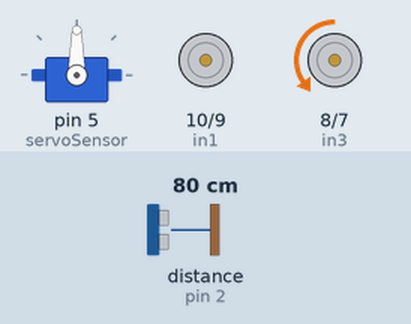
The sketch below on a simulated Arduino Uno, built with avr-gcc and run on an emulated ATmega328P. On the bench: servo, motor-driver pin pairs drawn as motors (green arrow = first pin HIGH = forward, orange = second pin HIGH = backward, longer = more drive, scaled by the enable pin). Wiring (inferred from the names in the program): ultrasonic range finder: trigger pin 3; echo pin 2. Inputs (shaded band) come from the test bench; at power-on: distance to the obstacle (sensor on pin 2) 80 cm. The echo pulse lasts 58.3 µs per cm; what the sketch prints to the serial monitor is not drawn.

Above: at 1.6 s.
1.7 s: distance to the obstacle (sensor on pin 2) set to 23 cm
4.1 s: distance to the obstacle (sensor on pin 2) set to 18 cm
At 6.7 s:
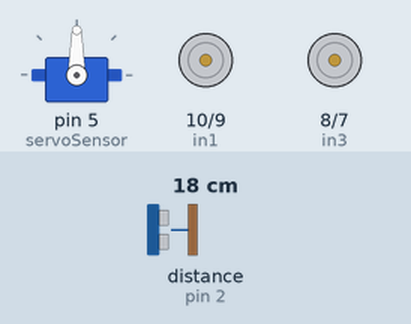
7.8 s: distance to the obstacle (sensor on pin 2) set to 35 cm
At 11.3 s:
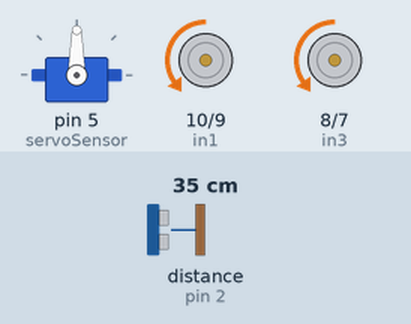
11.5 s: distance to the obstacle (sensor on pin 2) set to 2 cm
At 15.6 s:
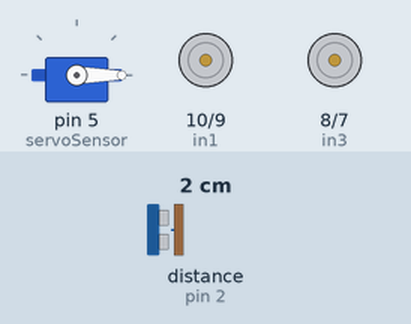
Timing chart, 0 to 16.2 s (numbered marks = the images above; inputs shaded):
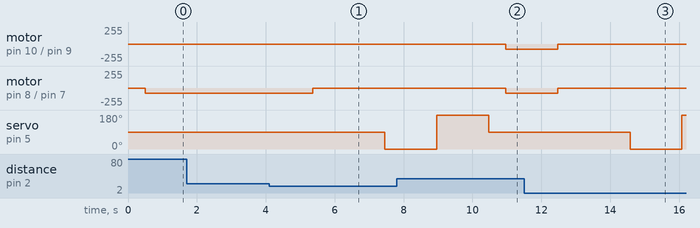

The sketch:

carrinho_arduino.ino
```cpp
#include <Servo.h>

Servo servoSensor;

//definido a posição dos pinos no arduino
int trigPin = 3;
int echoPin = 2;
int enA = 11;
int in1 = 10;
int in2 = 9;
int in3 = 8;
int in4 = 7;
int enB = 6;

int distanciaDireita, distanciaEsquerda;
float distancia = 0.0;
int velocidadeMotorUm = 80;
int velocidadeMotorDois = 80;
//Variaveis de Distancia
float duracao = 0.0;
float CMFrente = 0.0;

//Distancia direita
float CMDireita = 0.0;
//Distancia Esquerda
float CMEsquerda = 0.0;
//Contador Ré
int contador = 0;

void setup() {
  //inicializa a serial
  Serial.begin(9600);
  //pino que defini o servo
  servoSensor.attach(5);
  //servoSensor.write(90);
  // Define os pinos como entrada e saida
  pinMode(enA, OUTPUT);
  pinMode(enB, OUTPUT);
  pinMode(in1, OUTPUT);
  pinMode(in2, OUTPUT);
  pinMode(in3, OUTPUT);
  pinMode(in4, OUTPUT);
  pinMode(trigPin, OUTPUT);
  pinMode(echoPin, INPUT);
}

void loop() {

  //comando para ligar o sonar
  servoSensor.write(90);
  digitalWrite(trigPin, LOW);
  delayMicroseconds(2);
  digitalWrite(trigPin, HIGH);
  delayMicroseconds(10);
  digitalWrite(trigPin, LOW);
  duracao = pulseIn(echoPin, HIGH);
  CMFrente = (duracao / 58.8);
  Serial.print("Distancia em CM Frente: \n");
  Serial.println(CMFrente);
  delay(500);

  frente();

  if(CMFrente <= 20){
    parar();
    delay(2000);
    direita();
    delay(500);
    esquerda();
    delay(500);
  }
    else if(CMDireita < 20){
      viraEsquerda();
      delay(5);
    }
    else if(CMEsquerda < 20){
      viraDireita();
      delay(5);
    }
    else if(CMDireita < 20 && CMEsquerda < 20 && CMFrente < 20){
      paraTras();
      delay(5);
    }
}
//Aqui vira a direita o sonar
void direita() {
  //Vira servo para direita e mede distancia.
  servoSensor.write(0);
  delay(500);
  digitalWrite(trigPin, LOW);
  delayMicroseconds(2);
  digitalWrite(trigPin, HIGH);
  delayMicroseconds(10);
  digitalWrite(trigPin, LOW);
  duracao = pulseIn(echoPin, HIGH);
  CMDireita = (duracao / 58.8);
  Serial.print("Distancia em CM Direita: ");
  Serial.println(CMDireita);
  delay(500);
}
//Aqui vira a esquerda o sonar
void esquerda() {
  //Vira servo para esquerda e mede distancia.
  servoSensor.write(180);
  delay(500);
  digitalWrite(trigPin, LOW);
  delayMicroseconds(2);
  digitalWrite(trigPin, HIGH);
  delayMicroseconds(10);
  digitalWrite(trigPin, LOW);
  duracao = pulseIn(echoPin, HIGH);
  CMEsquerda = (duracao / 58.8);
  Serial.print("Distancia em CM Esquerda: ");
  Serial.println(CMEsquerda);
  delay(500);
}
//Aqui faz o robo parar.
void parar() {
  Serial.print("Robo: Parar");
  digitalWrite(in1, LOW);  //Ponte h para
  digitalWrite(in2, LOW);
  digitalWrite(in3, LOW);
  digitalWrite(in4, LOW);
  analogWrite(enA, velocidadeMotorUm);  //velocidade dos motores
  analogWrite(enB, velocidadeMotorDois);
  delay(100);
}
//Aqui faz ele ir para frente
void frente() {
  Serial.print("Robo: Anda para frete \n");
  digitalWrite(in1, LOW);
  digitalWrite(in2, HIGH);  //controla a ponte h para ir pra frente
  digitalWrite(in3, LOW);
  digitalWrite(in4, HIGH);
  analogWrite(enA, velocidadeMotorUm);  //velocidade dos motores
  analogWrite(enB, velocidadeMotorDois);
}
//Aqui faz ele voltar para tras
void paraTras() {
  Serial.print("Robo: Anda Para tras");
  digitalWrite(in1, HIGH);
  digitalWrite(in2, LOW);
  digitalWrite(in3, HIGH);
  digitalWrite(in4, LOW);
  delay(300);
  analogWrite(enA, velocidadeMotorUm);
  analogWrite(enB, velocidadeMotorDois);
}
//Aqui vira ele para direita
void viraDireita() {
  Serial.print("Robo: vira direita");
  digitalWrite(in1, LOW);
  digitalWrite(in2, HIGH);
  digitalWrite(in3, LOW);
  digitalWrite(in4, LOW);
  delay(300);
  analogWrite(enA, velocidadeMotorUm);
  analogWrite(enB, velocidadeMotorDois);
}
//Aqui vira ele para esquerda
void viraEsquerda() {
  Serial.print("Robo: Vira esquerda");
  digitalWrite(in1, LOW);
  digitalWrite(in2, LOW);
  digitalWrite(in3, LOW);
  digitalWrite(in4, HIGH);
  delay(300);
  analogWrite(enA, velocidadeMotorUm);
  analogWrite(enB, velocidadeMotorDois);
}
//Aqui o carinho vira em 180 e volta
void retorna() {
  Serial.print("Robo: gira 180");
  digitalWrite(in1, LOW);
  digitalWrite(in2, HIGH);
  digitalWrite(in3, HIGH);
  digitalWrite(in4, LOW);
  delay(200);
  analogWrite(enA, velocidadeMotorUm);
  analogWrite(enB, velocidadeMotorDois);
}
```

Measured:
- the behaviour switches between 21 and 20 cm on distance to the obstacle (sensor on pin 2) (found by bisection; images 0 and 1)
- after the input at 4.1 s, motor on pin 8 (in3) / pin 7 (in4): backward 80/255 → stopped after 1.3 s; servo on pin 5 (servoSensor): 90° → 0° after 3.4 s
- after the input at 7.8 s, motor on pin 10 (in1) / pin 9 (in2), motor on pin 8 (in3) / pin 7 (in4): stopped → backward 80/255 after 3.2 s
- after the input at 11.5 s, motor on pin 10 (in1) / pin 9 (in2), motor on pin 8 (in3) / pin 7 (in4): backward 80/255 → stopped after 0.98 s; servo on pin 5 (servoSensor): 90° → 0° after 3.1 s, → 180° 1.5 s later
